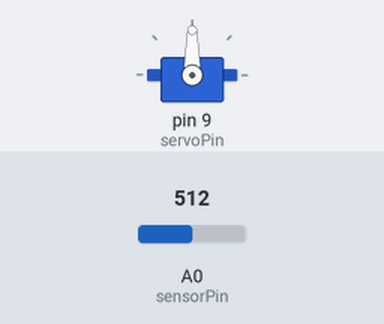
The sketch below on a simulated Arduino Uno, built with avr-gcc and run on an emulated ATmega328P. Shown: servo. The test bench sets the inputs (shaded band); at power-on: A0 (sensorPin) = 512.

Above: at 1.2 s.
1.3 s: A0 (sensorPin) set to 540
2.8 s: A0 (sensorPin) set to 563
At 3.37 s:
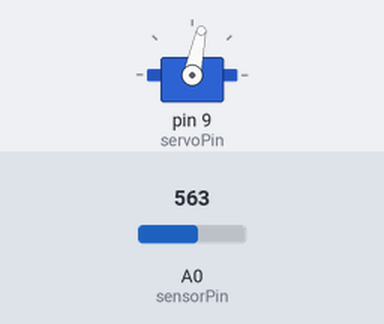
5.8 s: A0 (sensorPin) set to 511
At 5.8 s:
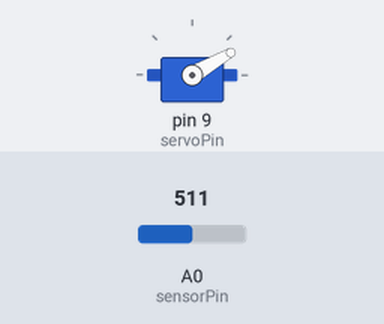
7.3 s: A0 (sensorPin) set to 716
At 9.9 s:
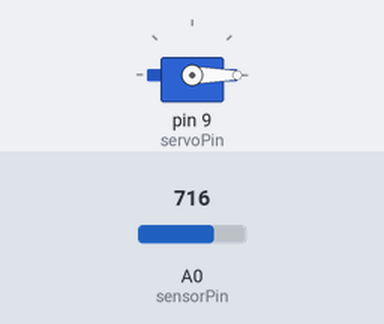
10.3 s: A0 (sensorPin) set to 478
11.8 s: A0 (sensorPin) set to 460
At 13.91 s:
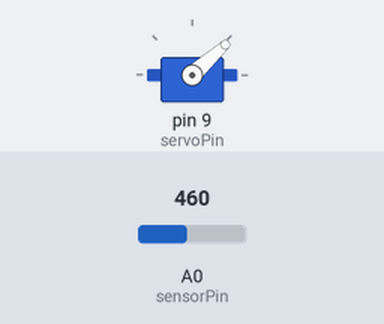
Timing chart, 0 to 18.3 s (numbered marks = the images above; inputs shaded):
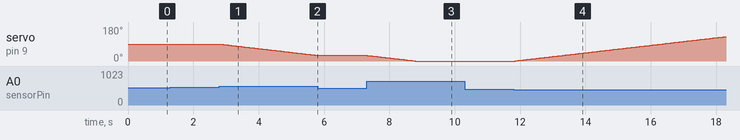

Measured:
- the behaviour switches between 552 and 553 on A0 (sensorPin) (found by bisection; images 0 and 1)
- the behaviour switches between 472 and 471 on A0 (sensorPin) (found by bisection; images 3 and 4)
- after the input at 1.3 s, every drawn part: stays the same
- after the input at 2.8 s, servo on pin 9 (servoPin): moves from 90° to 30° over 3.0 s, starting at once
- after the input at 5.8 s, servo on pin 9 (servoPin): stays 30° (without the input it goes to 29° after 0.02 s)
- after the input at 7.3 s, servo on pin 9 (servoPin): moves from 30° to 0° over 1.5 s, starting at once
- after the input at 10.3 s, every drawn part: stays the same
- after the input at 11.8 s, servo on pin 9 (servoPin): moves from 0° to 129° over 6.4 s, starting at once

The sketch:

sunflower.ino
```cpp
#include <Servo.h>

int sensorPin = A0;
int servoPin  = 9;

int sensorValue = 0;
int servoGrad = 90;
int tolerance = 40;

Servo myservo;

void setup() {
  pinMode( sensorPin, INPUT);
  myservo.attach( servoPin );
  myservo.write( servoGrad );
}

void loop() {
  sensorValue = analogRead(sensorPin);
  if ( sensorValue < (512-tolerance) )
  {
    if (servoGrad < 180) servoGrad++;
  }

  if ( sensorValue > (512+tolerance) )
  {
    if (servoGrad > 0) servoGrad--;
  }

  myservo.write( servoGrad );

  delay(50);
}
```
